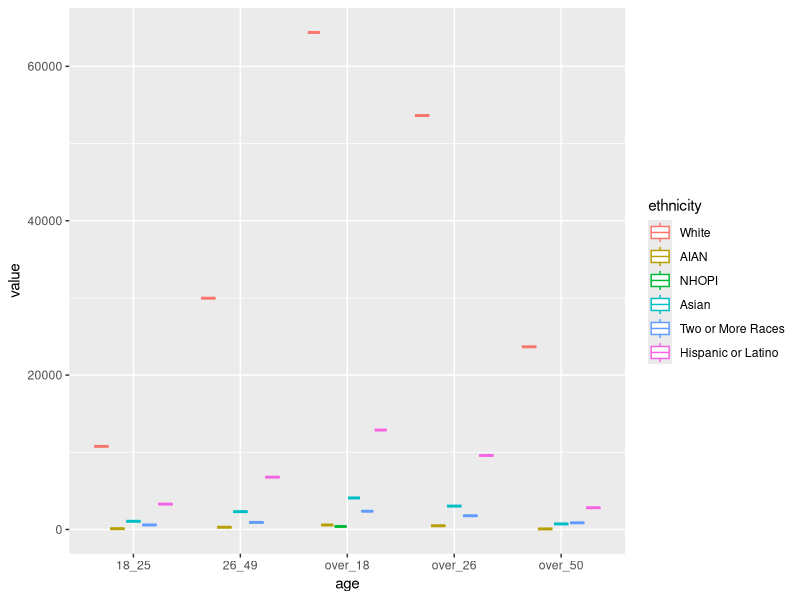

Generate this figure with R:
# Load Packages
library(dplyr)
library(ggplot2)
library(data.table)
library(reshape2)


# Load Data 10.2
table_10 <- read.csv("../data/table10_2_clean.csv")

# Clean Data 10.2
table_10 <- table_10 %>%
  rename(
    "factor" = "Geographic.Socioeconomic.Characteristic",
    "2008" = "X2008",
    "2009" = "X2009",
    "2010" = "X2010",
    "2011" = "X2011",
    "2012" = "X2012",
    "2013" = "X2013",
    "2014" = "X2014",
    "2015" = "X2015",
    "2016" = "X2016",
    "2017" = "X2017",
    "2018" = "X2018"
  ) %>% 
  filter(factor %in% c("Large Metro", 
                       "Small Metro", 
                       "Urbanized",
                       "Less Urbanized",
                       "Completely Rural"))

# Make Row 1 Column names
table_10_clean <- table_10[,-1]
rownames(table_10_clean) <- table_10[,1]

# Flip Rows and Columns
table_10_flipped <- as.data.frame(t(table_10_clean))

# Make Row names Column 1
setDT(table_10_flipped, keep.rownames = TRUE)[]
table_10_flipped <- table_10_flipped %>%
  rename("year" = "rn",
         "large_metro" = "Large Metro",
         "small_metro" = "Small Metro",
         "urbanized_nonmetro" = "Urbanized",
         "less_urbanized_nonmetro" = "Less Urbanized",
         "completely_rural" = "Completely Rural"
  )

# Change Values to Numbers
table_10_flipped$large_metro <- as.numeric(gsub(",", "", table_10_flipped$large_metro))
table_10_flipped$small_metro <- as.numeric(gsub(",", "", table_10_flipped$small_metro))
table_10_flipped$urbanized_nonmetro <- as.numeric(gsub(",", "", table_10_flipped$urbanized_nonmetro))
table_10_flipped$less_urbanized_nonmetro <- as.numeric(gsub(",", "", table_10_flipped$less_urbanized_nonmetro))
table_10_flipped$completely_rural <- as.numeric(gsub(",", "", table_10_flipped$completely_rural))


table_10_melt<- melt(table_10_flipped, id.vars = "year", variable.name = "county_type")


# Line Plot
line_plot <- ggplot(data = table_10_melt, mapping = aes(x = year, y = value)) +
  geom_point(aes(color = county_type)) + geom_line(aes(group = county_type, color = county_type)) +
  labs(
    title = "Recorded Presence of Mental Illness Among People 18 Years or Older",
    x = "Year",
    y = "Number of People"
  )

# Change Legend
line_plot <- line_plot + scale_color_manual(name = "County Type",
                                            labels = c("Large Metropolitan",
                                                       "Small Metropolitan",
                                                       "Urbanized Non Metropolitan",
                                                       "Less Urbanized Non Metropolitan",
                                                       "Completely Rural"),
                                            values = c("large_metro" = "lightcoral",
                                                       "small_metro" = "mediumseagreen",
                                                       "urbanized_nonmetro" = "plum",
                                                       "less_urbanized_nonmetro" = "orange",
                                                       "completely_rural" = "lightskyblue"))

## Analysis for Line Plot
# This graph shows the number of people over 18 years old who experienced mental illness
# over the years of 2008 to 2018. As the data is shown based on the county type, it seems
# that a lot more people who live in larger cities experience mental illness, and this could
# be dependent on the stresses that come along with living in larger urban areas. However,
# the data could be skewing this way because those who live in smaller counties, where
# they ar completely urban or non metropolitan could be not accurately represented by this
# graph because they did not have access to record mental illness or a way to address these
# concerns with help due to their remote locations. 



# Load Data 8.2
table_8_2 <- read.csv("../data/table8_2_clean.csv")



# Clean Data 8.2

# Change Values into Numbers
table_8_2$Over.18.2017 <- as.numeric(gsub(",", "", table_8_2$Over.18.2017))
table_8_2$Over.18.2018 <- as.numeric(gsub(",", "", table_8_2$Over.18.2018))
table_8_2$Aged.18.25.2017 <- as.numeric(gsub(",", "", table_8_2$Aged.18.25.2017))
table_8_2$Aged.18.25.2018 <- as.numeric(gsub(",", "", table_8_2$Aged.18.25.2018))
table_8_2$Over.26.2017 <- as.numeric(gsub(",", "", table_8_2$Over.26.2017))
table_8_2$Over.26.2018 <- as.numeric(gsub(",", "", table_8_2$Over.26.2018))
table_8_2$Aged.26.49.2017 <- as.numeric(gsub(",", "", table_8_2$Aged.26.49.2017))
table_8_2$Aged.26.49.2018 <- as.numeric(gsub(",", "", table_8_2$Aged.26.49.2018))
table_8_2$Over.50.2017 <- as.numeric(gsub(",", "", table_8_2$Over.50.2017))
table_8_2$Over.50.2018 <- as.numeric(gsub(",", "", table_8_2$Over.50.2018))



table_8_2_ethnicity <- table_8_2 %>%
  mutate("over_18" = Over.18.2017 + Over.18.2018,
         "18_25" = Aged.18.25.2017 + Aged.18.25.2018,
         "over_26" = Over.26.2017 + Over.26.2018,
         "26_49" = Aged.26.49.2017 + Aged.26.49.2018,
         "over_50" = Over.50.2017 + Over.50.2018) %>% 
  rename("factor" = "Demographic.Characteristic") %>%
  select("factor", 
         "over_18",
         "18_25",
         "over_26",
         "26_49",
         "over_50") %>% 
  filter(factor %in% c("White", 
                       "Black of African American", 
                       "AIAN",
                       "NHOPI",
                       "Asian",
                       "Two or More Races",
                       "Hispanic or Latino"))

# Make Row 1 Column names
table_8_2_clean <- table_8_2_ethnicity[,-1]
rownames(table_8_2_clean) <- table_8_2_ethnicity[,1]

# Flip Rows and Columns
table_8_2_flipped <- as.data.frame(t(table_8_2_clean))

# Make Row names Column 1
setDT(table_8_2_flipped, keep.rownames = TRUE)[]
table_8_2_flipped <- table_8_2_flipped %>%
  rename("age" = "rn")

table_8_2_melt <- melt(table_8_2_flipped, id.vars = "age", variable.name = "ethnicity")


# Box Plot
ggplot(data = table_8_2_melt, mapping = aes(x = age, y = value)) +
  geom_boxplot(aes(color = ethnicity))


# Standard Deviations
sd_over_18 <- sd(table_8_2_clean$over_18, na.rm = TRUE)
sd_18_25 <- sd(table_8_2_clean$`18_25`, na.rm = TRUE)
sd_over_26 <- sd(table_8_2_clean$over_26, na.rm = TRUE)
sd_26_49 <- sd(table_8_2_clean$`26_49`, na.rm = TRUE)
sd_over_50 <- sd(table_8_2_clean$over_50, na.rm = TRUE)

